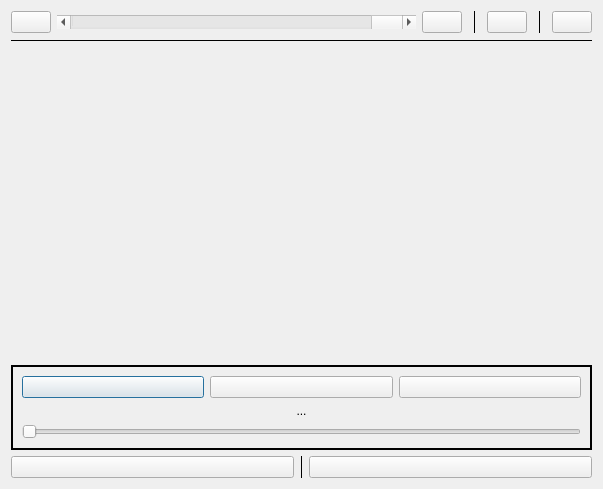
<?xml version="1.0" encoding="UTF-8"?>
<ui version="4.0">
 <class>audioDialog</class>
 <widget class="QDialog" name="audioDialog">
  <property name="geometry">
   <rect>
    <x>0</x>
    <y>0</y>
    <width>603</width>
    <height>489</height>
   </rect>
  </property>
  <property name="windowTitle">
   <string>Dialog</string>
  </property>
  <layout class="QGridLayout" name="gridLayout">
   <item row="3" column="0">
    <widget class="QFrame" name="frame">
     <property name="frameShape">
      <enum>QFrame::Box</enum>
     </property>
     <property name="lineWidth">
      <number>2</number>
     </property>
     <layout class="QVBoxLayout" name="verticalLayout_2">
      <item>
       <layout class="QHBoxLayout" name="horizontalLayout_3">
        <item>
         <widget class="QPushButton" name="previousBtn">
          <property name="text">
           <string/>
          </property>
          <property name="icon">
           <iconset resource="../../../eink.qrc">
            <normaloff>:/resources/previous.png</normaloff>:/resources/previous.png</iconset>
          </property>
         </widget>
        </item>
        <item>
         <widget class="QPushButton" name="playBtn">
          <property name="text">
           <string/>
          </property>
          <property name="icon">
           <iconset resource="../../../eink.qrc">
            <normaloff>:/resources/stop.png</normaloff>:/resources/stop.png</iconset>
          </property>
         </widget>
        </item>
        <item>
         <widget class="QPushButton" name="nextBtn">
          <property name="text">
           <string/>
          </property>
          <property name="icon">
           <iconset resource="../../../eink.qrc">
            <normaloff>:/resources/next.png</normaloff>:/resources/next.png</iconset>
          </property>
         </widget>
        </item>
       </layout>
      </item>
      <item>
       <widget class="QLabel" name="fileNameLabel">
        <property name="text">
         <string>...</string>
        </property>
        <property name="alignment">
         <set>Qt::AlignCenter</set>
        </property>
       </widget>
      </item>
      <item>
       <widget class="QSlider" name="progressSlider">
        <property name="focusPolicy">
         <enum>Qt::NoFocus</enum>
        </property>
        <property name="maximum">
         <number>100</number>
        </property>
        <property name="pageStep">
         <number>1</number>
        </property>
        <property name="orientation">
         <enum>Qt::Horizontal</enum>
        </property>
       </widget>
      </item>
     </layout>
    </widget>
   </item>
   <item row="4" column="0">
    <layout class="QHBoxLayout" name="horizontalLayout_2">
     <item>
      <widget class="QPushButton" name="libraryBtn">
       <property name="sizePolicy">
        <sizepolicy hsizetype="Minimum" vsizetype="Minimum">
         <horstretch>0</horstretch>
         <verstretch>0</verstretch>
        </sizepolicy>
       </property>
       <property name="text">
        <string/>
       </property>
       <property name="icon">
        <iconset resource="../../../eink.qrc">
         <normaloff>:/resources/music-library.png</normaloff>:/resources/music-library.png</iconset>
       </property>
      </widget>
     </item>
     <item>
      <widget class="Line" name="line">
       <property name="frameShadow">
        <enum>QFrame::Plain</enum>
       </property>
       <property name="orientation">
        <enum>Qt::Vertical</enum>
       </property>
      </widget>
     </item>
     <item>
      <widget class="QPushButton" name="queueBtn">
       <property name="sizePolicy">
        <sizepolicy hsizetype="Minimum" vsizetype="Minimum">
         <horstretch>0</horstretch>
         <verstretch>0</verstretch>
        </sizepolicy>
       </property>
       <property name="text">
        <string/>
       </property>
       <property name="icon">
        <iconset resource="../../../eink.qrc">
         <normaloff>:/resources/music-queue.png</normaloff>:/resources/music-queue.png</iconset>
       </property>
      </widget>
     </item>
    </layout>
   </item>
   <item row="2" column="0">
    <widget class="QScrollArea" name="scrollArea">
     <property name="frameShape">
      <enum>QFrame::NoFrame</enum>
     </property>
     <property name="frameShadow">
      <enum>QFrame::Plain</enum>
     </property>
     <property name="lineWidth">
      <number>0</number>
     </property>
     <property name="horizontalScrollBarPolicy">
      <enum>Qt::ScrollBarAlwaysOff</enum>
     </property>
     <property name="widgetResizable">
      <bool>true</bool>
     </property>
     <widget class="QWidget" name="scrollAreaWidgetContents">
      <property name="geometry">
       <rect>
        <x>0</x>
        <y>0</y>
        <width>585</width>
        <height>299</height>
       </rect>
      </property>
      <layout class="QVBoxLayout" name="verticalLayout_3">
       <property name="leftMargin">
        <number>0</number>
       </property>
       <property name="topMargin">
        <number>0</number>
       </property>
       <property name="rightMargin">
        <number>0</number>
       </property>
       <property name="bottomMargin">
        <number>0</number>
       </property>
       <item>
        <layout class="QVBoxLayout" name="verticalLayout"/>
       </item>
       <item>
        <spacer name="verticalSpacer">
         <property name="orientation">
          <enum>Qt::Vertical</enum>
         </property>
         <property name="sizeType">
          <enum>QSizePolicy::MinimumExpanding</enum>
         </property>
         <property name="sizeHint" stdset="0">
          <size>
           <width>20</width>
           <height>40</height>
          </size>
         </property>
        </spacer>
       </item>
      </layout>
     </widget>
    </widget>
   </item>
   <item row="1" column="0">
    <widget class="Line" name="line_4">
     <property name="frameShadow">
      <enum>QFrame::Plain</enum>
     </property>
     <property name="orientation">
      <enum>Qt::Horizontal</enum>
     </property>
    </widget>
   </item>
   <item row="0" column="0">
    <layout class="QHBoxLayout" name="horizontalLayout">
     <property name="sizeConstraint">
      <enum>QLayout::SetMinimumSize</enum>
     </property>
     <item>
      <widget class="QPushButton" name="minusBtn">
       <property name="sizePolicy">
        <sizepolicy hsizetype="Fixed" vsizetype="Fixed">
         <horstretch>0</horstretch>
         <verstretch>0</verstretch>
        </sizepolicy>
       </property>
       <property name="text">
        <string/>
       </property>
       <property name="icon">
        <iconset resource="../../../eink.qrc">
         <normaloff>:/resources/minus.png</normaloff>:/resources/minus.png</iconset>
       </property>
      </widget>
     </item>
     <item>
      <widget class="QScrollBar" name="soundLevelSlider">
       <property name="maximum">
        <number>100</number>
       </property>
       <property name="pageStep">
        <number>10</number>
       </property>
       <property name="sliderPosition">
        <number>100</number>
       </property>
       <property name="orientation">
        <enum>Qt::Horizontal</enum>
       </property>
      </widget>
     </item>
     <item>
      <widget class="QPushButton" name="plusBtn">
       <property name="sizePolicy">
        <sizepolicy hsizetype="Fixed" vsizetype="Fixed">
         <horstretch>0</horstretch>
         <verstretch>0</verstretch>
        </sizepolicy>
       </property>
       <property name="text">
        <string/>
       </property>
       <property name="icon">
        <iconset resource="../../../eink.qrc">
         <normaloff>:/resources/plus.png</normaloff>:/resources/plus.png</iconset>
       </property>
      </widget>
     </item>
     <item>
      <spacer name="horizontalSpacer_4">
       <property name="orientation">
        <enum>Qt::Horizontal</enum>
       </property>
       <property name="sizeType">
        <enum>QSizePolicy::Fixed</enum>
       </property>
       <property name="sizeHint" stdset="0">
        <size>
         <width>5</width>
         <height>20</height>
        </size>
       </property>
      </spacer>
     </item>
     <item>
      <widget class="Line" name="lineRefresh">
       <property name="frameShadow">
        <enum>QFrame::Plain</enum>
       </property>
       <property name="orientation">
        <enum>Qt::Vertical</enum>
       </property>
      </widget>
     </item>
     <item>
      <spacer name="horizontalSpacer_3">
       <property name="orientation">
        <enum>Qt::Horizontal</enum>
       </property>
       <property name="sizeType">
        <enum>QSizePolicy::Fixed</enum>
       </property>
       <property name="sizeHint" stdset="0">
        <size>
         <width>5</width>
         <height>20</height>
        </size>
       </property>
      </spacer>
     </item>
     <item>
      <widget class="QPushButton" name="refreshBtn">
       <property name="sizePolicy">
        <sizepolicy hsizetype="Fixed" vsizetype="Fixed">
         <horstretch>0</horstretch>
         <verstretch>0</verstretch>
        </sizepolicy>
       </property>
       <property name="text">
        <string/>
       </property>
       <property name="icon">
        <iconset resource="../../../eink.qrc">
         <normaloff>:/resources/refresh-small.png</normaloff>:/resources/refresh-small.png</iconset>
       </property>
      </widget>
     </item>
     <item>
      <spacer name="horizontalSpacer">
       <property name="orientation">
        <enum>Qt::Horizontal</enum>
       </property>
       <property name="sizeType">
        <enum>QSizePolicy::Fixed</enum>
       </property>
       <property name="sizeHint" stdset="0">
        <size>
         <width>5</width>
         <height>20</height>
        </size>
       </property>
      </spacer>
     </item>
     <item>
      <widget class="Line" name="line_2">
       <property name="frameShadow">
        <enum>QFrame::Plain</enum>
       </property>
       <property name="orientation">
        <enum>Qt::Vertical</enum>
       </property>
      </widget>
     </item>
     <item>
      <spacer name="horizontalSpacer_2">
       <property name="orientation">
        <enum>Qt::Horizontal</enum>
       </property>
       <property name="sizeType">
        <enum>QSizePolicy::Fixed</enum>
       </property>
       <property name="sizeHint" stdset="0">
        <size>
         <width>5</width>
         <height>20</height>
        </size>
       </property>
      </spacer>
     </item>
     <item>
      <widget class="QPushButton" name="exitBtn">
       <property name="sizePolicy">
        <sizepolicy hsizetype="Fixed" vsizetype="Fixed">
         <horstretch>0</horstretch>
         <verstretch>0</verstretch>
        </sizepolicy>
       </property>
       <property name="text">
        <string/>
       </property>
       <property name="icon">
        <iconset resource="../../../eink.qrc">
         <normaloff>:/resources/close.png</normaloff>:/resources/close.png</iconset>
       </property>
      </widget>
     </item>
    </layout>
   </item>
  </layout>
 </widget>
 <resources>
  <include location="../../../eink.qrc"/>
 </resources>
 <connections/>
</ui>
